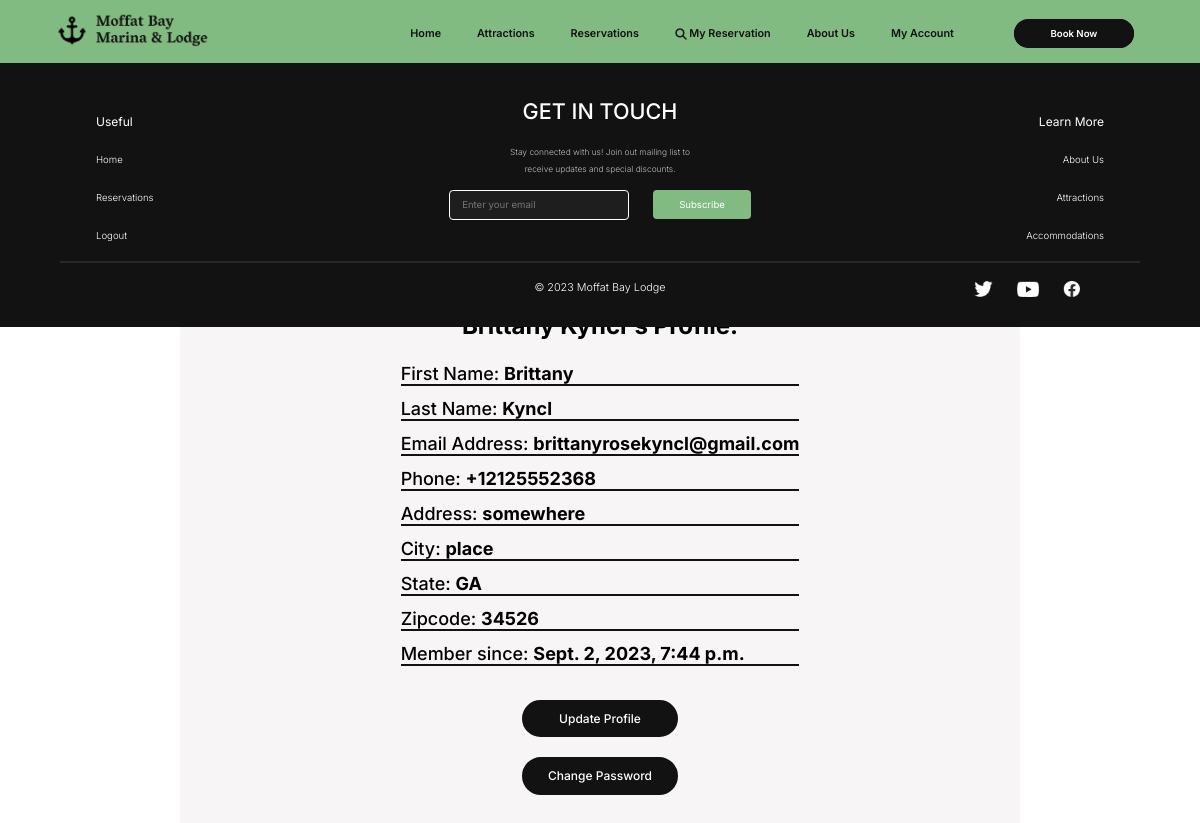
Screenshot of /profile/ (signed in) with the database file from the repository.
### users/models.py (models this page shows, shortened)
class CustomUser(AbstractUser):
    username = None
    email = models.EmailField(_('email address'), unique=True)
    first_name = models.CharField(max_length=50,verbose_name="First Name", null=True, blank=True)
    last_name = models.CharField(max_length=50,verbose_name="Last Name", null=True, blank=True)
    street = models.CharField(max_length=50,verbose_name="Address", null=True, blank=True)
    city = models.CharField(max_length=50,verbose_name="City", null=True, blank=True)
    state = models.CharField(max_length=50,verbose_name="State", null=True, blank=True)
    zip = models.CharField(max_length=8,verbose_name="Zipcode", null=True, blank=True)
    phone = PhoneNumberField(verbose_name="Phone Number", blank=True, null=True)
    class Meta:
        verbose_name_plural = "User Accounts"
    USERNAME_FIELD = 'email'
    REQUIRED_FIELDS = []
    objects = CustomUserManager()

### users/views.py (the view)
# urls.py: path('profile/', account_views.profile, name='profile'),
@login_required
def profile(request):
    context = {
        'title':'Your Profile',
        'mailform': MailListForm,
    }
    return render(request, 'users/profile.html', context)

### users/templates/users/profile.html (shortened to what this page needs)
{% extends "reservations/base.html" %}
{% load crispy_forms_tags %}
{% load static %}
{% block css %}
<link rel="stylesheet" type="text/css" href="{% static 'reservations/accounts.css' %}"/>
{% endblock %}
{% block content %}
<div class="banner">
    <div class="overlay-register" style="padding-bottom: 4vw;">
        <div class="text-content form-register">
            <h3 style="padding: 1.5vw;">{{user.first_name}} {{user.last_name}}'s Profile:</h3>
            <fieldset class="form-register">
                <div class="register-grid-container">
                    <div class="register-section profile"><label class="register-label">First Name:&nbsp;</label><div class="register-input">{{user.first_name}}</div></div>
                    <div class="register-section profile"><div class="register-label">Last Name:&nbsp;</div><div class="register-input">{{user.last_name}}</div> </div>
                    <div class="register-section profile"><div class="register-label">Email Address:&nbsp;</div><div class="register-input">{{ user.email }}</div> </div>
                    <div class="register-section profile"><div class="register-label">Phone:&nbsp;</div><div class="register-input">{{ user.phone }}</div> </div>
                    <div class="register-section profile"><div class="register-label">Address:&nbsp;</div><div class="register-input">{{ user.street }}</div></div>
                    <div class="register-section profile"><div class="register-label">City:&nbsp;</div><div class="register-input">{{ user.city }}</div> </div>
                    <div class="register-section profile"><div class="register-label">State:&nbsp;</div><div class="register-input">{{ user.state }}</div> </div>
                    <div class="register-section profile"><div class="register-label">Zipcode:&nbsp;</div><div class="register-input">{{ user.zip }}</div> </div>
                    <div class="register-section profile"><div class="register-label">Member since:&nbsp;</div><div class="register-input">{{ user.date_joined }}</div> </div>
                </div>
            </fieldset>
        </div>
        <button class="login-button register-button"><a href="{% url 'update_profile' %}">Update Profile</a></button>
        <br>
        <button class="login-button register-button"><a href="{% url 'change_password' %}">Change Password</a></button>
    </div>
</div>
{% endblock content %}

### reservations/static/reservations/base.css (style rules this page uses)
* { margin: 0; padding: 0; font-family: 'Inter', sans-serif; box-sizing: border-box; }
.email-form input[type="email"] { padding: 0.5vw 1vw; border: 1px solid #fff; border-radius: 4px; outline: none; background-color: #1E1E1E; height: 2.5vw; width: 15vw; font-size: .8vw; color: #ffff; }
.text-content { text-align: center; }
.text-content h3 { font-size: 1.3vw; }
.banner { height: auto; overflow: hidden; }

### reservations/static/reservations/accounts.css (style rules this page uses)
.banner { display: flex; justify-content: center; align-items: center; }
.login-button { cursor: pointer; color: #fff; text-decoration: none; padding: .7vw 0vw; border-radius: 40px; background-color: #121212; border: .3vw solid #121212; }
.register-button a { text-decoration: none; cursor: pointer; color: #fff; padding: .7vw 0; }
.register-button, .login-button { width: 13vw; margin: 0; }
.overlay-register { display: flex; flex-direction: column; align-items: center; position: absolute; top: 12vw; width: 70%; height: auto; padding: 1vw; background-color: rgba(245, 243, 243, 0.801); border-radius: 20px; }
.form-register { display: flex; flex-direction: column; align-items: center; text-align: center; border: 0; max-width: 100%; padding-top: 5px; padding-bottom: 5px; font-weight: bold; }
.register-grid-container { display: grid; grid-template-columns: repeat(1, 1fr); gap: 1vw; margin-bottom: 2vw; text-align: right; }
.register-section { grid-column: span 1; font-weight: bold; display: flex; justify-content: flex-end; align-items: center; }
.register-grid-container .profile { justify-content: flex-start; border-bottom: .2vw solid #121212; }
.register-input { display: flex; align-items: center; justify-content: center; }
.login-button { grid-column: span 2; }
.text-content .new-user, #forgot-password, #forgot-password:hover, .login-button, .register-button a, .form-control label, .bottom-links h5, .bottom-links a, .register-label, .success { font-weight: 500; font-size: 1.3vw; }
.text-content h3 { font-size: 2vw; }
.login-button, .register-button a { font-size: 1vw; }
.register-section.profile .register-label { font-size: 1.5vw; }
.register-section.profile .register-input { font-size: 1.5vw; }

### rows the page displays
CustomUser: first_name "Brittany", last_name "Kyncl", email "brittanyrosekyncl@gmail.com", phone "+12125552368", street "somewhere", city "place", state "GA", zip "34526", date_joined "Sept. 2, 2023, 7:44 p.m."
